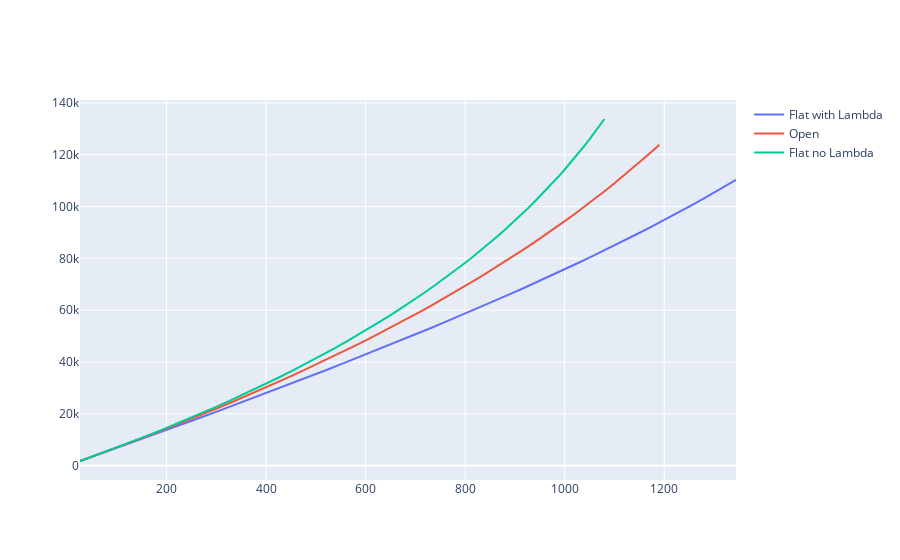

Notebook source saved alongside this figure:
### Code cell
fig = go.Figure()


fig.add_trace(go.Scatter(x=A_dist_flat_wL, y=v_flat_wL, name="Flat with Lambda"))
fig.add_trace(go.Scatter(x=A_dist_open, y=v_open, name="Open"))
fig.add_trace(go.Scatter(x=A_dist_flat_noL, y=v_flat_noL, name="Flat no Lambda"))

#fig.update_xaxes(type="log")
#fig.update_yaxes(type="log")

fig.show()
